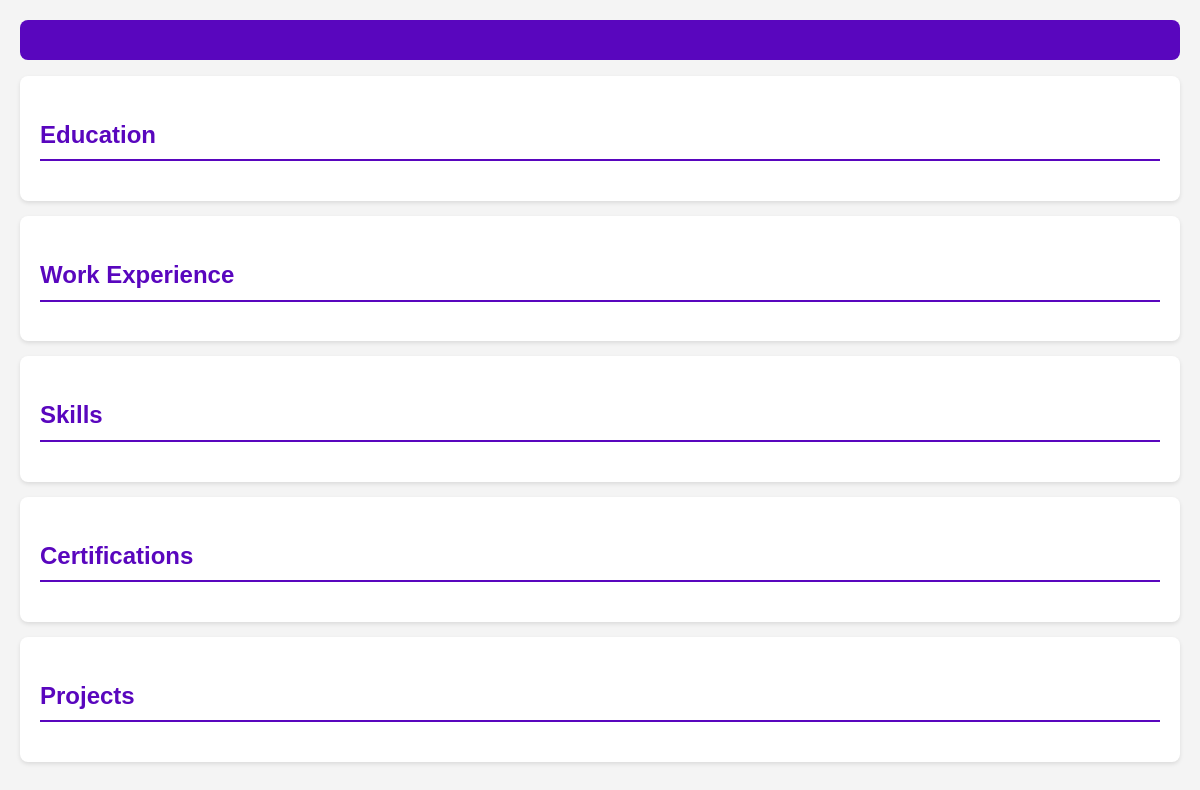
The page /cv/ on the database as committed earlier.
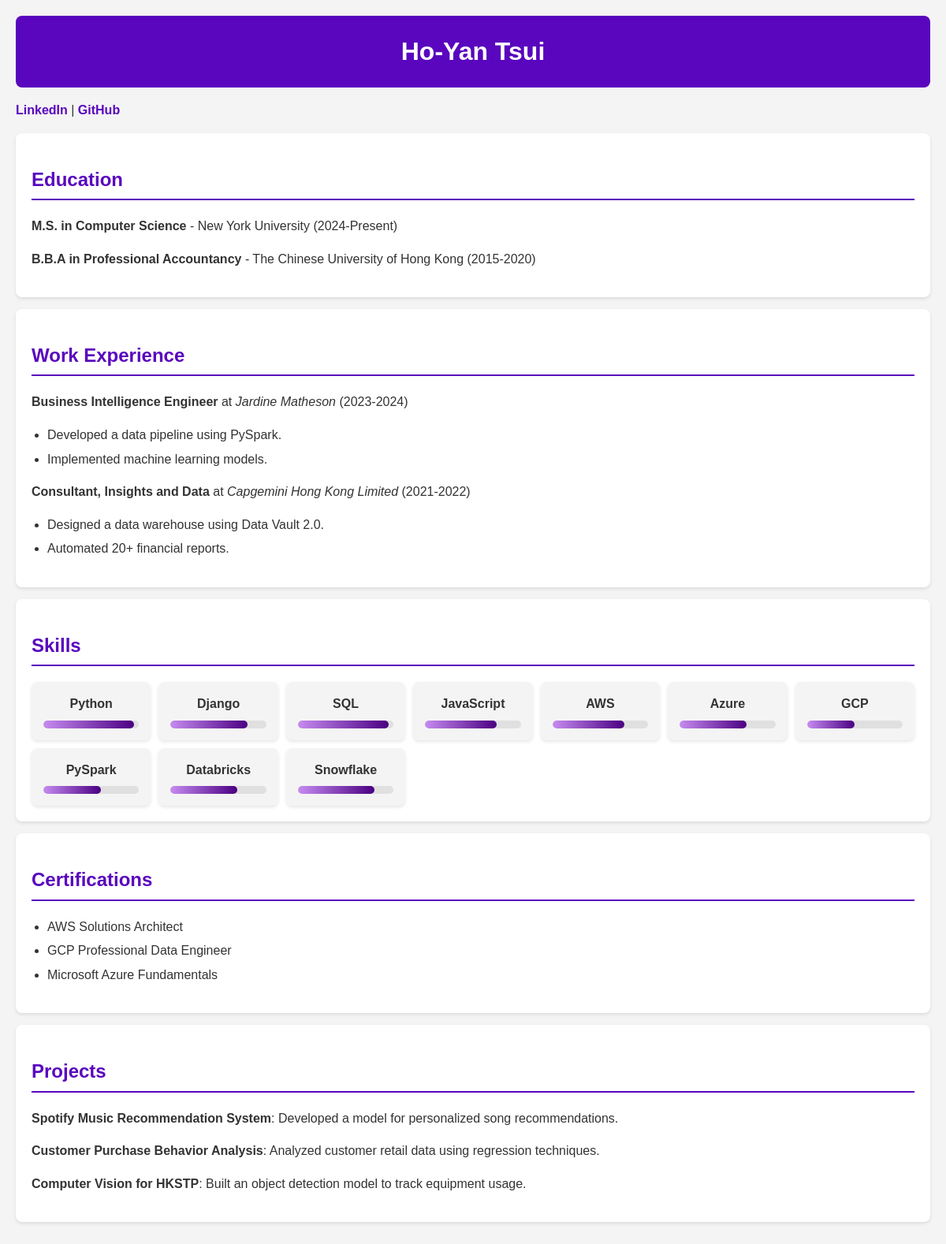
The same page on the database as committed later.
### cv/models.py (models this page shows, shortened)
class Profile(models.Model):
    name = models.CharField(max_length=100, unique=True)
    linkedin = models.URLField(blank=True, null=True, unique=True)
    github = models.URLField(blank=True, null=True, unique=True)

class Education(models.Model):
    degree = models.CharField(max_length=200, unique=True)
    institution = models.CharField(max_length=200)
    dates = models.CharField(max_length=50)

class Experience(models.Model):
    role = models.CharField(max_length=200)
    company = models.CharField(max_length=200)
    dates = models.CharField(max_length=50)
    responsibilities = models.TextField()
    class Meta:
        unique_together = ('role', 'company', 'dates')
    def get_responsibilities(self):
        return self.responsibilities.split("\n")

class Skill(models.Model):
    name = models.CharField(max_length=100, unique=True)
    level = models.IntegerField()

class Certification(models.Model):
    name = models.CharField(max_length=200)

class Project(models.Model):
    name = models.CharField(max_length=200)
    description = models.TextField()

### cv/views.py (the view)
# urls.py: path('', cv_view, name='cv'),
def cv_view(request):
    profile = Profile.objects.first()
    skills = Skill.objects.all()
    education = Education.objects.all()
    experience = Experience.objects.all()
    certifications = Certification.objects.all()
    projects = Project.objects.all()
    return render(request, 'cv_template.html', {
        'profile': profile,
        'skills': skills,
        'education': education,
        'experience': experience,
        'certifications': certifications,
        'projects': projects,
    })

### cv/templates/cv_template.html (shortened to what this page needs)
{% load static %}
<!DOCTYPE html>
<html lang="en">
<head>
    <link rel="stylesheet" href="{% static 'css/styles.css' %}">
</head>
<body>
    <div class="header">
        <h1>{{ profile.name }}</h1>
    </div>
    <p>
        {% if profile.linkedin %}
            <a href="{{ profile.linkedin }}" target="_blank">LinkedIn</a>
        {% endif %}
        {% if profile.github %}
            | <a href="{{ profile.github }}" target="_blank">GitHub</a>
        {% endif %}
    </p>
    <div class="section">
        <h2>Education</h2>
        {% for edu in education %}
            <p><strong>{{ edu.degree }}</strong> - {{ edu.institution }} ({{ edu.dates }})</p>
        {% endfor %}
    </div>
    <div class="section">
        <h2>Work Experience</h2>
        {% for job in experience %}
            <p><strong>{{ job.role }}</strong> at <em>{{ job.company }}</em> ({{ job.dates }})</p>
            <ul>
                {% for resp in job.get_responsibilities %}
                    <li>{{ resp }}</li>
                {% endfor %}
            </ul>
        {% endfor %}
    </div>
    <div class="section">
        <h2>Skills</h2>
        <div class="skills-container">
            {% for skill in skills %}
                <div class="skill-box">
                    <span class="skill-name">{{ skill.name }}</span>
                    <div class="skill-bar">
                        <div class="skill-fill" style="width: {{ skill.level }}%;"></div>
                    </div>
                </div>
            {% endfor %}
        </div>
    </div>
    <div class="section">
        <h2>Certifications</h2>
        <ul>
            {% for cert in certifications %}
                <li>{{ cert.name }}</li>
            {% endfor %}
        </ul>
    </div>
    <div class="section">
        <h2>Projects</h2>
        {% for project in projects %}
            <p><strong>{{ project.name }}</strong>: {{ project.description }}</p>
        {% endfor %}
    </div>
</body>
</html>

### cv/static/css/styles.css (style rules this page uses)
:root { --main-theme: #5906be; --background-light: #f4f4f4; --text-dark: #333; }
body { font-family: 'Arial', sans-serif; max-width: 1200px; margin: auto; padding: 20px; background-color: var(--background-light); color: var(--text-dark); line-height: 1.6; }
.header { text-align: center; background: var(--main-theme); color: white; padding: 20px; border-radius: 8px; }
.header h1 { margin: 0; font-size: 2em; }
.section { background: white; padding: 20px; margin: 15px 0; border-radius: 8px; box-shadow: 0px 2px 4px rgba(0, 0, 0, 0.1); }
h2 { color: var(--main-theme); border-bottom: 2px solid var(--main-theme); padding-bottom: 5px; }
ul { padding-left: 20px; }
li { margin-bottom: 5px; list-style-type: disc; }
a { text-decoration: none; color: var(--main-theme); font-weight: bold; }
.skills-container { display: grid; grid-template-columns: repeat(auto-fit, minmax(150px, 1fr)); gap: 10px; margin-top: 10px; }
.skill-box { background-color: #f4f4f4; padding: 15px; border-radius: 8px; box-shadow: 0px 2px 4px rgba(0, 0, 0, 0.1); text-align: center; }
.skill-name { font-weight: bold; font-size: 16px; margin-bottom: 8px; display: block; }
.skill-bar { width: 100%; height: 10px; background-color: #e0e0e0; border-radius: 6px; overflow: hidden; position: relative; }
.skill-fill { height: 100%; background: linear-gradient(90deg, #c68bf0, #4B0082); width: 0%; transition: width 1.5s ease-in-out; border-radius: 6px; }

Rows that differ between the two databases and show on the page:
added Profile: name "Ho-Yan Tsui"
added Education: degree "M.S. in Computer Science", institution "New York University", dates "2024-Present"
added Education: degree "B.B.A in Professional Accountancy", institution "The Chinese University of Hong Kong", dates "2015-2020"
added Experience: role "Business Intelligence Engineer", company "Jardine Matheson", dates "2023-2024", get_responsibilities "Developed a data pipeline using PySpark." "Implemented machine learning models."
added Experience: role "Consultant, Insights and Data", company "Capgemini Hong Kong Limited", dates "2021-2022", get_responsibilities "Designed a data warehouse using Data Vault 2.0." "Automated 20+ financial reports."
added Skill: name "Python", level 95 (drawn)
added Skill: name "Django", level 80 (drawn)
added Skill: name "SQL", level 95 (drawn)
added Skill: name "JavaScript", level 75 (drawn)
added Skill: name "AWS", level 75 (drawn)
added Skill: name "Azure", level 70 (drawn)
added Skill: name "GCP", level 50 (drawn)
added Skill: name "PySpark", level 60 (drawn)
added Skill: name "Databricks", level 70 (drawn)
added Skill: name "Snowflake", level 80 (drawn)
added Certification: name "AWS Solutions Architect"
added Certification: name "GCP Professional Data Engineer"
added Certification: name "Microsoft Azure Fundamentals"
added Project: name "Spotify Music Recommendation System", description "Developed a model for personalized song recommendations."
added Project: name "Customer Purchase Behavior Analysis", description "Analyzed customer retail data using regression techniques."
added Project: name "Computer Vision for HKSTP", description "Built an object detection model to track equipment usage."
Other text that changed with them:
text now shown: "LinkedIn | GitHub"
